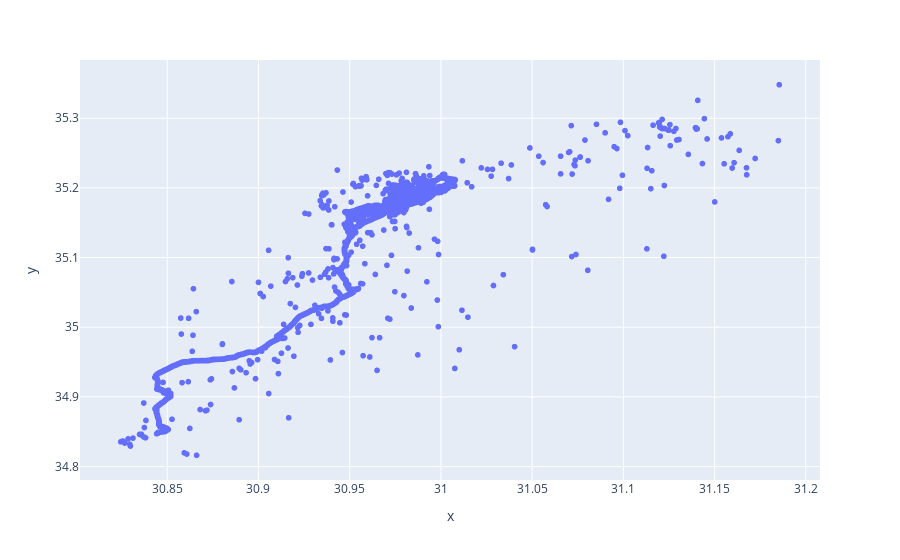

Source (notebook cell):
### Code cell
df_outl2 = df.drop(index=df.index[outliers])

fig = px.scatter(x=df_outl2['latitude'], y=df_outl2['longitude'])
fig.show()

### Figure 1 — Plotly figure (JSON) as saved in the notebook; plotly's stock layout.template omitted (floating-point values rounded to 4 significant figures; data arrays with more than 128 entries replaced by an {"elided": "..."} marker saying what was removed)
{"data": [{"hovertemplate": "x=%{x}<br>y=%{y}<extra></extra>", "legendgroup": "", "marker": {"color": "#636efa", "symbol": "circle"}, "mode": "markers", "name": "", "showlegend": false, "type": "scattergl", "x": {"elided": "11170 float values"}, "xaxis": "x", "y": {"elided": "11170 float values"}, "yaxis": "y"}], "layout": {"legend": {"tracegroupgap": 0}, "margin": {"t": 60}, "xaxis": {"anchor": "y", "domain": [0, 1], "title": {"text": "x"}}, "yaxis": {"anchor": "x", "domain": [0, 1], "title": {"text": "y"}}}}
